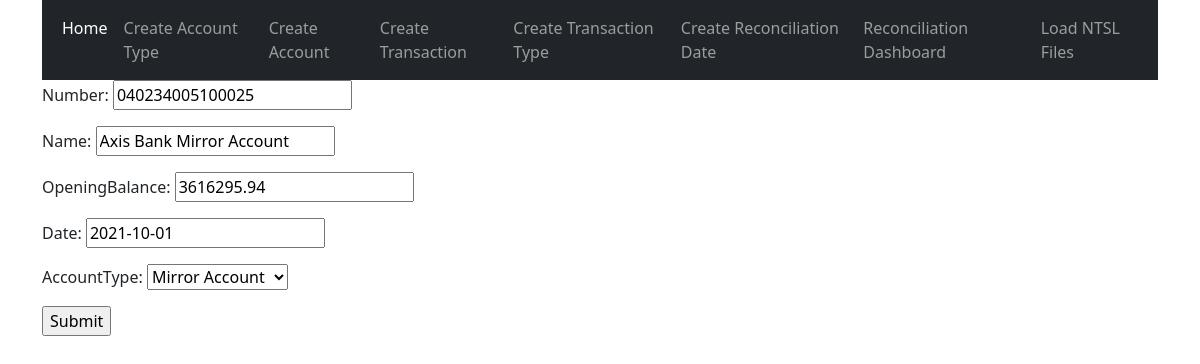
Page /update-account/1/ on the earlier database version.
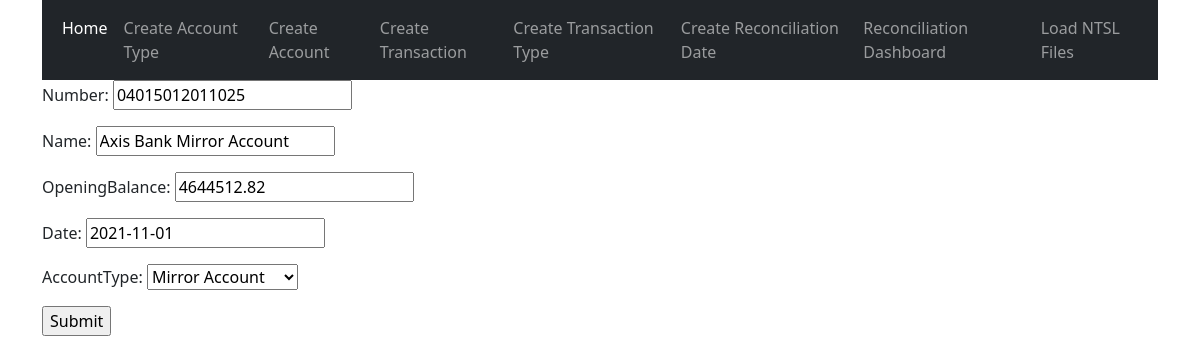
Same page on the later database version.
### recon/models.py (models this page shows, shortened)
class Account(models.Model):
    number = models.CharField(max_length=16)
    name = models.CharField(max_length=250)
    openingBalance = models.FloatField()
    date = models.DateField()
    accountType = models.ForeignKey(AccountType, on_delete=models.SET_NULL, null=True)

### recon/views.py (the view)
# urls.py: path('update-account/<str:pk>/',views.updateAccount, name='update-account'),
def updateAccount(request,pk):
    account= Account.objects.get(id=pk)
    form = AccountForm(instance=account)
    if request.method=='POST':
        form=AccountForm(request.POST,instance=account)
        if form.is_valid():
            form.save()
            return redirect('home')
    context = {'form': form}
    return render(request, 'recon/account_form.html', context)

### recon/forms.py
class AccountForm(ModelForm):
    class Meta:
        model = Account
        fields = '__all__'

### recon/models.py (called while the page is built)
    def __str__(self):
        return self.type

### recon/templates/recon/account_form.html (shortened to what this page needs)
{% extends 'main.html' %}
{% block content %}
  <div>
    <form method="post" action="">
      {{form.as_p}}
      <input type="submit" value="Submit"/>
    </form>
  </div>
{% endblock %}

Differences in the rows shown:
changed Account "Axis Bank Mirror Account": number "040234005100025" → "04015012011025"; openingBalance "3616295.94" → "4644512.82"; date "2021-10-01" → "2021-11-01"
